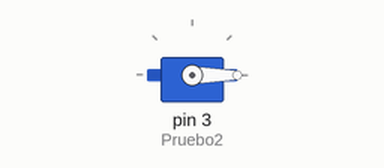
Recording of a sketch running on a simulated Arduino Uno, built with avr-gcc and run on an emulated ATmega328P. On the bench: servo.

Above: at 0.05 s.
At 1.15 s:
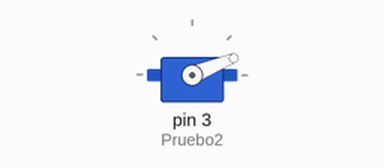
At 2.3 s:
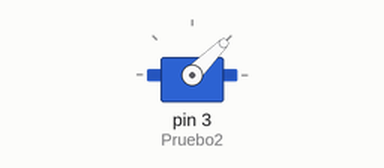
At 4.55 s:
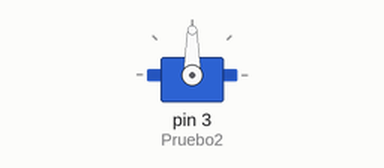
Timing chart, 0 to 8.5 s (numbered marks = the images above):
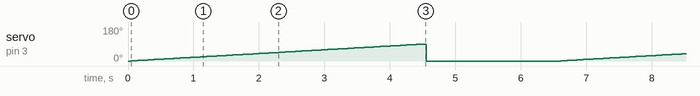

Measured:
- by itself, servo on pin 3 (Pruebo2): ramps from 0° to 90° and jumps back, once every 6.6 s

The sketch:

Servo.ino
```cpp
#include <Servo.h>

Servo Pruebo2 ;
int secuencia=0;
void setup()
{

  Pruebo2.attach(3);

 }
void loop()
{
  //El incremento de la variable pausada a 50ms pueden probar con 100, 150 segun la velocidad requerida,
  Pruebo2.write(secuencia);
  delay(50);
  secuencia++;


  //maximo 90 grados y vuelve a cero
  if(secuencia>90)
  {
    secuencia=0;
    Pruebo2.write(secuencia);
    delay(2000);
  }


}
/*
void loop() {
  Pruebo2.write(0);
  delay(2000);

  Pruebo2.write(90);
  delay(2000);

  Pruebo2.write(180);
  delay(2000);

  Pruebo2.write(90);
  delay(2000);


}*/
```
